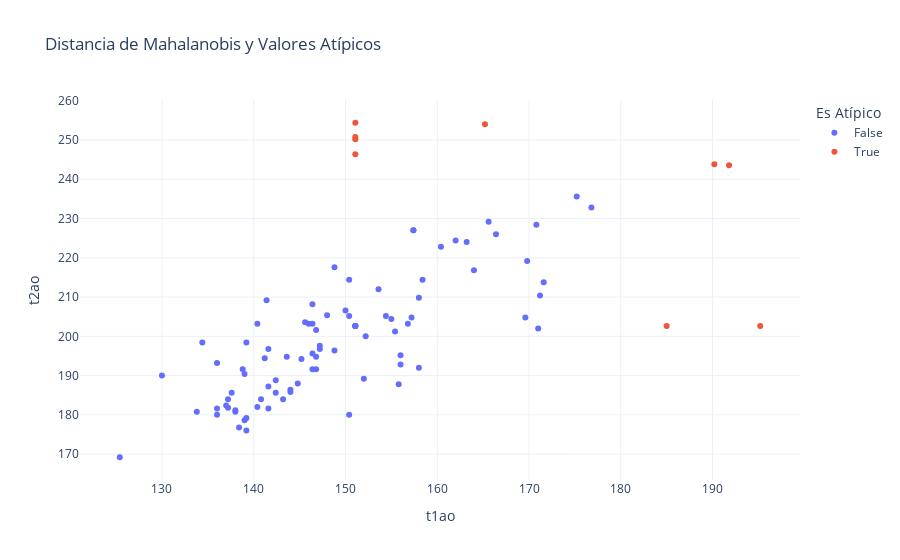

The cell this chart's notebook holds for it:
### Code cell
import numpy as np
import pandas as pd
from scipy.spatial.distance import mahalanobis
from scipy.stats import chi2
import plotly.express as px

def mahalanobis_outlier_detection(data, x_var, y_var, p_value=0.95):
    selected_data = data[[x_var, y_var]].dropna()  # Filtrar datos nulos
    mean = selected_data.mean().values
    cov_matrix = np.cov(selected_data.values, rowvar=False)
    inv_cov_matrix = np.linalg.inv(cov_matrix)
    selected_data['Mahalanobis'] = selected_data.apply(
        lambda row: mahalanobis(row.values, mean, inv_cov_matrix), axis=1
    )
    chi2_critical = chi2.ppf(p_value, df=2)  # Grados de libertad = número de variables (2)
    selected_data['Outlier'] = selected_data['Mahalanobis'] > np.sqrt(chi2_critical)
    fig = px.scatter(
        selected_data,
        x=x_var,
        y=y_var,
        color='Outlier',
        title='Distancia de Mahalanobis y Valores Atípicos',
        labels={'Outlier': 'Es Atípico'},
        template='plotly_white'
    )
    fig.show()
    return selected_data
result = mahalanobis_outlier_detection(data, x_var='t1ao', y_var='t2ao', p_value=0.95)

### Figure 1 — Plotly figure (JSON) as saved in the notebook; plotly's stock layout.template omitted (floating-point values rounded to 4 significant figures)
{"data": [{"hovertemplate": "Es Atípico=False<br>t1ao=%{x}<br>t2ao=%{y}<extra></extra>", "legendgroup": "False", "marker": {"color": "#636efa", "symbol": "circle"}, "mode": "markers", "name": "False", "orientation": "v", "showlegend": true, "type": "scatter", "x": [138, 144, 143.6, 148.8, 141.6, 136, 137.6, 140.4, 137.2, 125.4, 142.4, 150.4, 145.6, 147.2, 139.2, 169.6, 139.2, 153.6, 146.8, 139.2, 136, 138.8, 150.4, 139, 133.8, 139, 136, 146.4, 145.2, 146.4, 138, 148.8, 137.2, 147.2, 144, 156, 137, 143.2, 141.6, 152, 157.4, 141.4, 156, 150.4, 142.4, 158, 130, 152.2, 150, 146.4, 146, 140.8, 140.4, 155.8, 141.6, 144.8, 146.8, 176.8, 171, 163.2, 171.6, 146.4, 146.8, 154.4, 171.2, 157.2, 175.2, 155, 148, 158, 134.4, 160.4, 151.1, 141.2, 157.4, 166.4, 156.8, 162, 138.4, 158.4, 155.4, 151.1, 151.1, 170.8, 165.6, 151.1, 164, 169.8], "xaxis": "x", "y": [180.8, 186.4, 194.8, 217.6, 181.6, 180, 185.6, 182, 181.8, 169.2, 185.6, 214.4, 203.6, 196.8, 179.2, 204.8, 176, 212, 194.8, 198.4, 181.6, 191.6, 205.2, 178.6, 180.8, 190.4, 193.2, 195.6, 194.2, 208.2, 181.2, 196.4, 184, 197.6, 185.8, 192.8, 182.4, 184, 187.2, 189.2, 227, 209.2, 195.2, 180, 188.8, 192, 190, 200, 206.6, 191.6, 203.2, 184, 203.2, 187.8, 196.8, 188, 191.6, 232.8, 202, 224, 213.8, 203.2, 201.6, 205.2, 210.4, 204.8, 235.6, 204.4, 205.4, 209.8, 198.4, 222.8, 202.6, 194.4, 227, 226, 203.2, 224.4, 176.8, 214.4, 201.2, 202.6, 202.6, 228.4, 229.2, 202.6, 216.8, 219.2], "yaxis": "y"}, {"hovertemplate": "Es Atípico=True<br>t1ao=%{x}<br>t2ao=%{y}<extra></extra>", "legendgroup": "True", "marker": {"color": "#EF553B", "symbol": "circle"}, "mode": "markers", "name": "True", "orientation": "v", "showlegend": true, "type": "scatter", "x": [195.2, 190.2, 151.1, 151.1, 191.8, 151.1, 165.2, 185, 151.1], "xaxis": "x", "y": [202.6, 243.8, 250.8, 254.4, 243.6, 246.4, 254, 202.6, 250.2], "yaxis": "y"}], "layout": {"legend": {"title": {"text": "Es Atípico"}, "tracegroupgap": 0}, "title": {"text": "Distancia de Mahalanobis y Valores Atípicos"}, "xaxis": {"anchor": "y", "domain": [0, 1], "title": {"text": "t1ao"}}, "yaxis": {"anchor": "x", "domain": [0, 1], "title": {"text": "t2ao"}}}}
